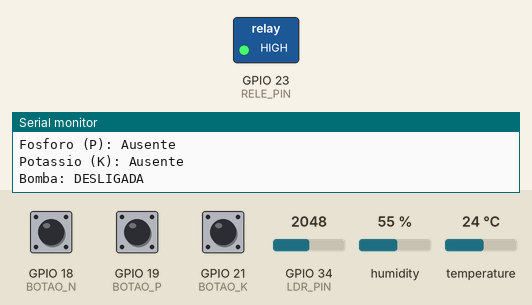
Bench run of a sketch on a simulated ESP32. On the bench: switched loads named in the sketch (green lamp = pin HIGH), the last lines printed to the serial monitor. Inputs (shaded band) come from the test bench; at power-on: humidity 55 %, GPIO 18 (BOTAO_N) HIGH, GPIO 19 (BOTAO_P) HIGH, GPIO 21 (BOTAO_K) HIGH, GPIO 34 (LDR_PIN) = 2048, temperature 24 °C.

Above: at 2.8 s.
2.9 s: humidity set to 41 %
5.2 s: humidity set to 38 %
At 6.6 s:
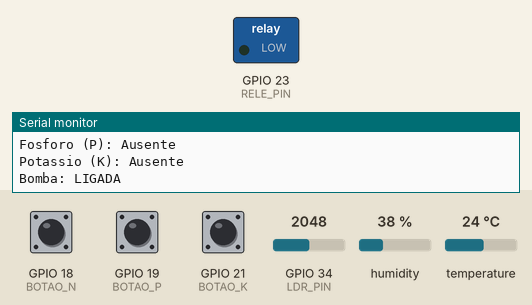
17.4 s: humidity set to 40 %
At 19.4 s:
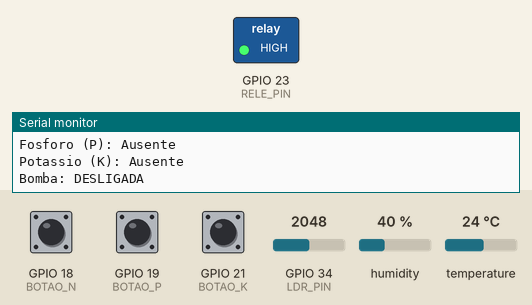
Timing chart, 0 to 20.7 s (numbered marks = the images above; inputs shaded):
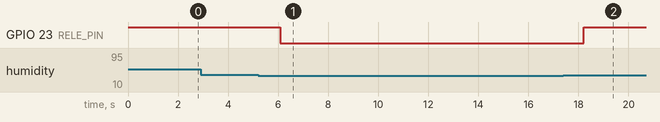

The sketch:

sketch.ino
```cpp
#include "DHTesp.h"

const int DHT_PIN = 15;
const int LDR_PIN = 34;

const int BOTAO_N = 18;
const int BOTAO_P = 19;
const int BOTAO_K = 21;

const int RELE_PIN = 23;

DHTesp dhtSensor;

void setup() {
  Serial.begin(115200);

  dhtSensor.setup(DHT_PIN, DHTesp::DHT22);

  pinMode(BOTAO_N, INPUT_PULLUP);
  pinMode(BOTAO_P, INPUT_PULLUP);
  pinMode(BOTAO_K, INPUT_PULLUP);

  pinMode(RELE_PIN, OUTPUT);
  digitalWrite(RELE_PIN, HIGH);

  Serial.println("Sistema de Irrigacao Inteligente");
  Serial.println("--------------------------------");
}

void loop() {
  TempAndHumidity dados = dhtSensor.getTempAndHumidity();

  int leituraLDR = analogRead(LDR_PIN);

  bool nitrogenio = digitalRead(BOTAO_N) == LOW;
  bool fosforo = digitalRead(BOTAO_P) == LOW;
  bool potassio = digitalRead(BOTAO_K) == LOW;
  Serial.print("Leitura dos botoes: ");
 Serial.print(digitalRead(BOTAO_N));
 Serial.print(" ");
 Serial.print(digitalRead(BOTAO_P));
 Serial.print(" ");
Serial.println(digitalRead(BOTAO_K));

  float pH = (leituraLDR / 4095.0) * 14.0;
  float umidade = dados.humidity;

  bool bombaLigada = umidade < 40.0;

  digitalWrite(RELE_PIN, bombaLigada ? LOW : HIGH);

  Serial.println("\n--- Dados da plantacao ---");

  Serial.print("Temperatura: ");
  Serial.print(dados.temperature);
  Serial.println(" C");

  Serial.print("Umidade: ");
  Serial.print(umidade);
  Serial.println("%");

  Serial.print("pH estimado: ");
  Serial.println(pH);

  Serial.print("Nitrogenio (N): ");
  Serial.println(nitrogenio ? "Presente" : "Ausente");

  Serial.print("Fosforo (P): ");
  Serial.println(fosforo ? "Presente" : "Ausente");

  Serial.print("Potassio (K): ");
  Serial.println(potassio ? "Presente" : "Ausente");

  Serial.print("Bomba: ");
  Serial.println(bombaLigada ? "LIGADA" : "DESLIGADA");

  delay(2000);
}
```

Measured:
- the behaviour switches between 40 and 39 % on humidity (found by bisection; images 0 and 1)
- after the input at 5.2 s, GPIO 23 (RELE_PIN): HIGH → LOW after 0.88 s
- after the input at 17.4 s, GPIO 23 (RELE_PIN): LOW → HIGH after 0.81 s
